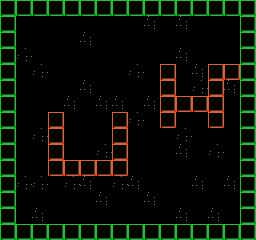

A level layout from a 2D game, rendered from its tile map. Below: a short description, then the map file with its tile-grid data intact:
An orthogonal 16x15 tile map with 16x16 px tiles, 1 tile layer (monolayer).

<map version="1.9" tiledversion="1.9.2" orientation="orthogonal" renderorder="right-down" width="16" height="15" tilewidth="16" tileheight="16" infinite="0" nextlayerid="2" nextobjectid="1">
 <editorsettings>
  <export target="../../public/assets/bricks.json" format="json" />
 </editorsettings>
 <tileset firstgid="1" name="tiles" tilewidth="16" tileheight="16" tilecount="5" columns="5">
  <image source="../../public/assets/tiles.png" width="80" height="16" />
  <tile id="0">
   <properties>
    <property name="collides" type="bool" value="true" />
   </properties>
  </tile>
  <tile id="1">
   <properties>
    <property name="collides" type="bool" value="true" />
   </properties>
  </tile>
  <tile id="3" probability="0.1" />
  <tile id="4" probability="0.1" />
 </tileset>
 <layer id="1" name="monolayer" width="16" height="15">
  <data encoding="csv">
1,1,1,1,1,1,1,1,1,1,1,1,1,1,1,1,
1,3,3,3,3,3,3,3,3,5,3,5,3,3,3,1,
1,3,3,3,3,5,3,3,3,3,3,3,3,3,3,1,
1,4,3,3,3,3,3,3,3,3,3,5,3,3,3,1,
1,3,4,3,3,3,3,3,4,3,2,3,5,2,2,1,
1,3,3,3,3,5,3,3,3,3,2,3,4,2,5,1,
1,3,3,3,5,3,5,5,3,5,2,2,2,2,3,1,
1,3,3,2,3,3,3,2,4,3,2,3,3,2,3,1,
1,3,4,2,3,3,3,2,3,3,3,4,3,3,3,1,
1,3,3,2,3,3,4,2,3,3,3,5,3,4,3,1,
1,3,3,2,2,2,2,2,3,3,3,3,3,3,3,1,
1,4,4,3,4,5,3,4,5,3,3,3,5,3,5,1,
1,3,3,3,3,3,5,3,3,5,3,3,3,3,3,1,
1,3,5,3,3,3,3,3,3,3,3,5,3,5,3,1,
1,1,1,1,1,1,1,1,1,1,1,1,1,1,1,1
</data>
 </layer>
</map>